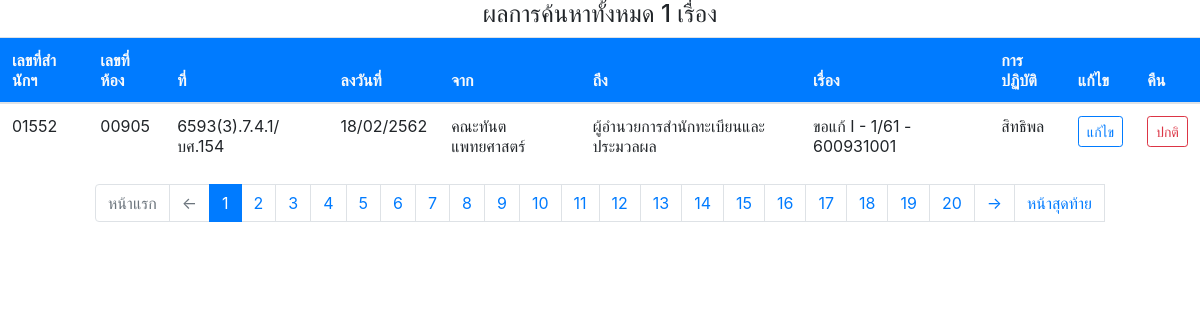
/fetch.php?s=1552, run on an earlier commit of the app's database.
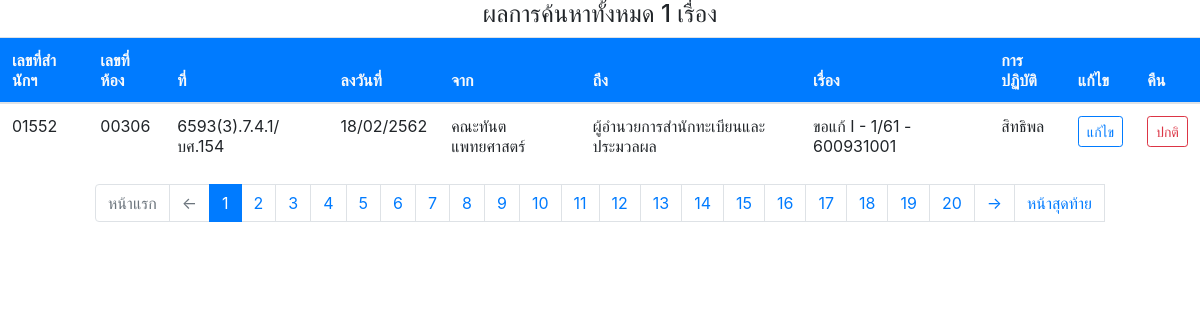
And on a later commit of the database.
### tables this page shows
CREATE TABLE `doc` (
  `reg_num` smallint(5) UNSIGNED ZEROFILL NOT NULL DEFAULT '00000',
  `gra_num` smallint(5) UNSIGNED ZEROFILL NOT NULL,
  `date` date NOT NULL,
  `fac_id` smallint(3) NOT NULL DEFAULT '0',
  `from_sub_num` varchar(15) NOT NULL,
  `from_run_num` varchar(15) DEFAULT NULL,
  `dear_to_id` tinyint(1) NOT NULL DEFAULT '0',
  `title` varchar(250) NOT NULL,
  `staff_id` tinyint(1) NOT NULL,
  `status` bit(1) DEFAULT b'1' COMMENT '0 = คืน',
  `year_show` smallint(4) NOT NULL DEFAULT '0'
);

CREATE TABLE `fac` (
  `fac_id` smallint(3) UNSIGNED ZEROFILL NOT NULL,
  `fac_name` varchar(70) NOT NULL,
  `fac_name_eng` varchar(255) DEFAULT '',
  `fac_doc_code` varchar(15) NOT NULL DEFAULT ''
);

CREATE TABLE `dear_to` (
  `dear_to_id` tinyint(1) NOT NULL DEFAULT '0',
  `dear_to_title` varchar(60) DEFAULT NULL
);

CREATE TABLE `staff` (
  `staff_id` tinyint(1) UNSIGNED NOT NULL,
  `staff_name` varchar(20) NOT NULL,
  `staff_surname` varchar(20) NOT NULL
);

### fetch.php (the view, shortened to what this page needs)
<link rel="stylesheet" href="bootstrap/css/bootstrap.min.css">
<?php
require_once("config.inc");
$search_text= !empty($_GET['s']) ? $_GET['s']:'';
$year_show = !empty($_GET["get_year_show"]) ? $_GET["get_year_show"] : date("Y")+543;
$sql = "SELECT * FROM doc LEFT JOIN fac ON doc.fac_id = fac.fac_id
        LEFT JOIN others_fac ON (doc.reg_num = others_fac.reg_num AND doc.year_show = others_fac.year_show)
        LEFT JOIN staff ON doc.staff_id = staff.staff_id
        LEFT JOIN dear_to ON doc.dear_to_id = dear_to.dear_to_id
        WHERE doc.year_show ='$year_show' AND (doc.reg_num LIKE '%$search_text%'
        OR doc.title LIKE '%$search_text%'
        OR fac.fac_name LIKE '%$search_text%'
        OR staff.staff_name LIKE '%$search_text%')
        ORDER BY doc.reg_num DESC";
$query = $mysqli -> query($sql);
if($query -> num_rows>0){
  $limitpage = $query -> num_rows;?>
    <h4 align="center">ผลการค้นหาทั้งหมด <?=$limitpage?> เรื่อง</h4>
    <table id="table01" class="table table-hover table-responsive-md">
      <thead>
        <tr class="bg-primary text-light">
          <th scope="col">เลขที่สำนักฯ</th>
          <th scope="col">เลขที่ห้อง</th>
          <th scope="col">ที่</th>
          <th scope="col">ลงวันที่</th>
          <th scope="col">จาก</th>
          <th scope="col">ถึง</th>
          <th scope="col">เรื่อง</th>
          <th scope="col">การปฏิบัติ</th>
          <th scope="col">แก้ไข</th>
          <th scope="col">คืน</th>
        </tr>
      </thead>
      <tbody>
      <?php while($row = $query -> fetch_array()){?>
        <tr>
            <td><?=sprintf("%05d", $row[0])?></td>
            <td><?=$row[1]?></td>
            <td><?php $doc_num = ($row[18])? $row[18] : $row[14].$row[4]."/".$row[5]; echo $doc_num;?></td>
            <td><?=date("d/m",strtotime($row[2]))?>/<?=$row['10']?></td>
            <td><?php $doc_fac = ($row[17])? $row[17] : $row[12]; echo $doc_fac;?></td>
            <td><?=$row[23]?></td>
            <td><?=$row[7]?></td>
            <td><?=$row[20]?></td>
            <td><button type="button" class="btn btn-outline-primary btn-sm">แก้ไข</button></td>
            <td><button type="button" class="btn btn-outline-danger btn-sm">ปกติ</button></td>
          </tr>
      <?php }?>
      </tbody>
      </table>
<?php }
else {?>
<h4 align="center">ผลการค้นหาทั้งหมด 0 เรื่อง</h4>
<?php };?>

What changed in the data, as far as the page shows it:
changed doc "ขอแก้ I - 1/61 - 600931001": gra_num "00905" → "00306"
